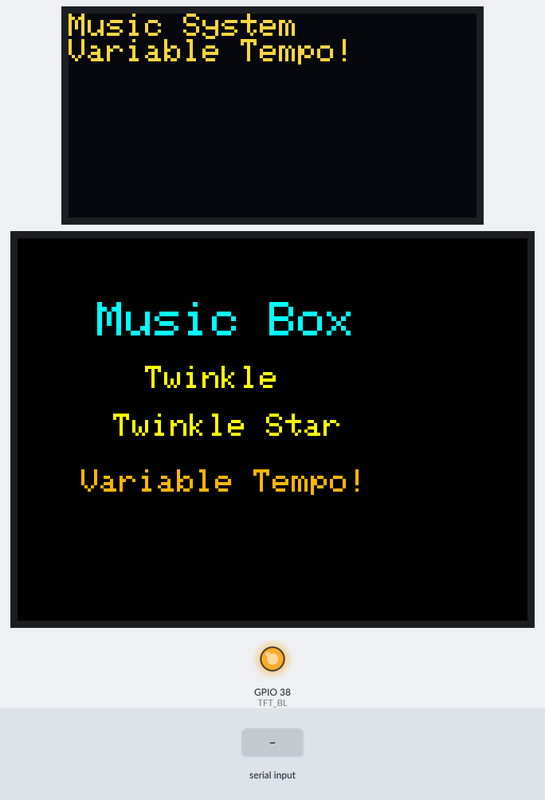
Recording of a sketch running on a simulated ESP32-S3. Shown: 128×64 one-colour display, 320×240 colour display, output pins drawn as LEDs (lit = HIGH). The test bench sets the inputs (shaded band). The OLED is the two-colour kind (top 16 rows yellow); I2S audio is not simulated (input reads silence); what the sketch prints to the serial monitor is not drawn.

Above: at 1.4 s.
At 7.1 s:
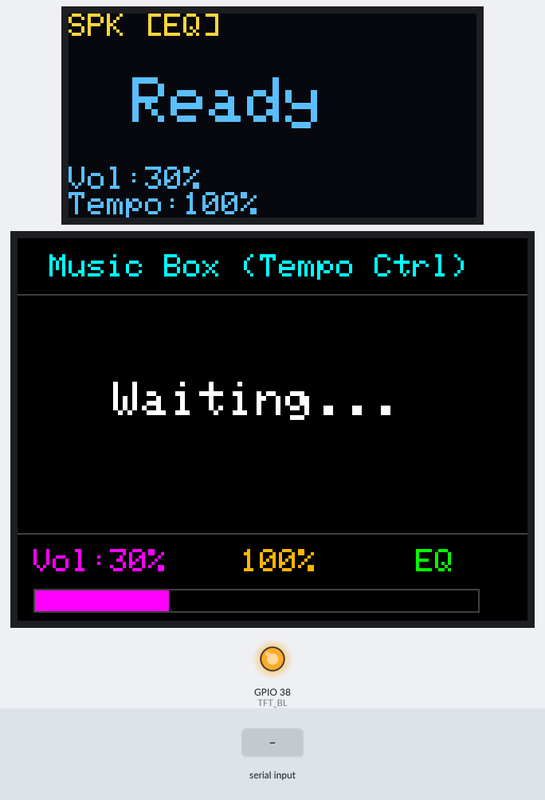
7.2 s: "star\n" received over Serial
At 7.8 s:
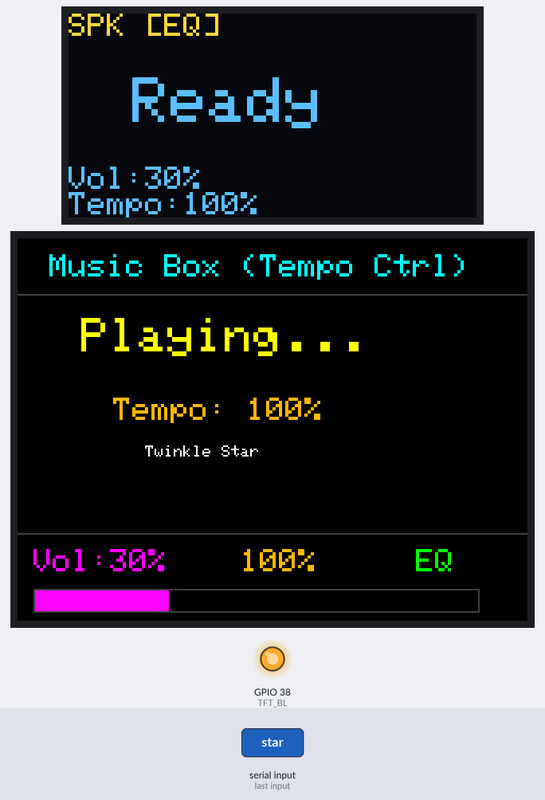
Timing chart, 0 to 10.2 s (numbered marks = the images above; inputs shaded):
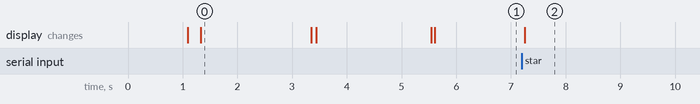

The sketch:

ESP32-S3_MAX98357A___________.ino
```cpp
/*
 * ESP32-S3 MAX98357A喇叭測試程式 (可調速度版)
 *
 * 硬體接線:
 * === MAX98357A 喇叭 ===
 * DIN  (SD)  -> GPIO7   ⭐ I2S Data
 * BCLK (BCK) -> GPIO15  ⭐ I2S Bit Clock
 * LRC  (WS)  -> GPIO16  ⭐ I2S Left/Right Clock
 * VIN        -> 5V
 * GND        -> GND
 *
 * === OLED (SSD1306 128x64) ===
 * SDA -> GPIO41
 * SCL -> GPIO42
 *
 * === TFT LCD (ILI9341 240x320) ===
 * CS   -> GPIO45
 * DC   -> GPIO47
 * RST  -> GPIO21
 * MOSI -> GPIO20
 * SCK  -> GPIO19
 * BL   -> GPIO38
 *
 * === UART指令 ===
 * play <freq> <duration>  - 播放指定頻率和時長
 * play <note>             - 播放音符 (C4, D4, E4, F4, G4, A4, B4, C5...)
 * vol <0-100>             - 設定音量 (0-100%)
 * tempo <50-400>          - 設定速度 (50%-400%) ⚡ 新增!
 * eq <on/off>             - 開關等響度補償
 * star                    - 播放小星星 (兩句) ⭐
 * stop                    - 停止播放
 * test                    - 播放測試音階
 * beep                    - 播放提示音
 * help                    - 顯示指令說明
 */

#include <driver/i2s.h>
#include <Wire.h>
#include <SPI.h>
#include <Adafruit_GFX.h>
#include <Adafruit_SSD1306.h>
#include <Adafruit_ILI9341.h>
#include <math.h>

// ===== OLED設定 =====
#define SCREEN_WIDTH 128
#define SCREEN_HEIGHT 64
#define OLED_RESET -1
#define SCREEN_ADDRESS 0x3C
#define I2C_SDA 41
#define I2C_SCL 42

Adafruit_SSD1306 oled(SCREEN_WIDTH, SCREEN_HEIGHT, &Wire, OLED_RESET);

// ===== TFT LCD設定 =====
#define TFT_CS   45
#define TFT_DC   47
#define TFT_RST  21
#define TFT_MOSI 20
#define TFT_SCK  19
#define TFT_BL   38

Adafruit_ILI9341 tft = Adafruit_ILI9341(TFT_CS, TFT_DC, TFT_MOSI, TFT_SCK, TFT_RST);

// ===== I2S喇叭設定 =====
#define SPK_DIN   7
#define SPK_BCLK  15
#define SPK_LRC   16
#define I2S_PORT  I2S_NUM_0

// ===== 音訊參數 =====
#define SAMPLE_RATE 44100
#define BUFFER_SIZE 1024

bool oledOK = false;
bool tftOK = false;
bool speakerOK = false;
bool isPlaying = false;
bool equalizerEnabled = true;
bool skipDisplayUpdate = false;

float volume = 0.3;
float tempo = 1.0;  // 🎵 新增: 速度倍率 (1.0 = 100% = 正常速度)
int currentFreq = 0;
String currentNote = "---";

// 音符頻率對照表
struct Note {
  String name;
  int freq;
};

Note noteTable[] = {
  {"C3", 131}, {"D3", 147}, {"E3", 165}, {"F3", 175}, {"G3", 196}, {"A3", 220}, {"B3", 247},
  {"C4", 262}, {"D4", 294}, {"E4", 330}, {"F4", 349}, {"G4", 392}, {"A4", 440}, {"B4", 494},
  {"C5", 523}, {"D5", 587}, {"E5", 659}, {"F5", 698}, {"G5", 784}, {"A5", 880}, {"B5", 988},
  {"C6", 1047}, {"D6", 1175}, {"E6", 1319}, {"F6", 1397}, {"G6", 1568}, {"A6", 1760}, {"B6", 1976}
};

// 🎵 小星星旋律定義 (基準時長,會根據tempo調整)
struct MusicNote {
  String name;
  int freq;
  int baseDuration;  // 基準時長 (ms)
};

MusicNote twinkleStar[] = {
  {"C4", 262, 500}, {"C4", 262, 500}, {"G4", 392, 500}, {"G4", 392, 500},
  {"A4", 440, 500}, {"A4", 440, 500}, {"G4", 392, 1000},
  {"F4", 349, 500}, {"F4", 349, 500}, {"E4", 330, 500}, {"E4", 330, 500},
  {"D4", 294, 500}, {"D4", 294, 500}, {"C4", 262, 1000}
};

// TFT顏色定義
#define COLOR_BG       0x0000
#define COLOR_TEXT     0xFFFF
#define COLOR_TITLE    0x07FF
#define COLOR_NOTE     0xFFE0
#define COLOR_FREQ     0x07E0
#define COLOR_VOL      0xF81F
#define COLOR_EQ       0x07E0
#define COLOR_TEMPO    0xFDA0
#define COLOR_STAR     0xFFE0
#define COLOR_GRID     0x4208

void setup() {
  Serial.begin(115200);
  delay(1000);

  Serial.println("\n╔════════════════════════════════════════╗");
  Serial.println("║  ESP32-S3 喇叭音樂播放系統 ⭐        ║");
  Serial.println("║      (可調速度版)  🎵⚡              ║");
  Serial.println("╚════════════════════════════════════════╝\n");

  Serial.println("📌 喇叭接線:");
  Serial.println("   DIN  (Data)  -> GPIO7");
  Serial.println("   BCLK (Clock) -> GPIO15");
  Serial.println("   LRC  (WS)    -> GPIO16\n");

  // ===== 初始化TFT背光 =====
  pinMode(TFT_BL, OUTPUT);
  digitalWrite(TFT_BL, HIGH);
  Serial.println("✅ TFT背光已開啟");

  // ===== 初始化I2C (OLED) =====
  Wire.begin(I2C_SDA, I2C_SCL);
  Wire.setClock(400000);

  Serial.print("初始化OLED... ");
  if(oled.begin(SSD1306_SWITCHCAPVCC, SCREEN_ADDRESS)) {
    Serial.println("✅ 成功");
    oledOK = true;
    oled.clearDisplay();
    oled.setTextSize(1);
    oled.setTextColor(SSD1306_WHITE);
    oled.setCursor(0, 0);
    oled.println("Music System");
    oled.println("Variable Tempo!");
    oled.display();
  } else {
    Serial.println("❌ 失敗");
  }

  // ===== 初始化TFT LCD =====
  Serial.print("初始化TFT LCD... ");
  tft.begin();
  tft.setRotation(3);
  tft.fillScreen(COLOR_BG);
  tft.setSPISpeed(80000000);
  tftOK = true;
  Serial.println("✅ 成功 (80MHz)");

  // TFT歡迎畫面
  tft.setTextColor(COLOR_TITLE);
  tft.setTextSize(3);
  tft.setCursor(50, 40);
  tft.println("Music Box");

  tft.setTextColor(COLOR_STAR);
  tft.setTextSize(2);
  tft.setCursor(80, 80);
  tft.println("Twinkle");
  tft.setCursor(60, 110);
  tft.println("Twinkle Star");

  tft.setTextColor(COLOR_TEMPO);
  tft.setTextSize(2);
  tft.setCursor(40, 145);
  tft.println("Variable Tempo!");

  delay(2000);

  // ===== 初始化I2S喇叭 =====
  Serial.print("初始化I2S喇叭... ");
  if(initI2S()) {
    Serial.println("✅ 成功");
    speakerOK = true;

    if(oledOK) {
      oled.clearDisplay();
      oled.setTextSize(2);
      oled.setCursor(5, 10);
      oled.println("Speaker");
      oled.setCursor(20, 30);
      oled.println("Ready!");
      oled.setTextSize(1);
      oled.setCursor(5, 50);
      oled.println("Tempo: 100%");
      oled.display();
    }

    if(tftOK) {
      tft.fillScreen(COLOR_BG);
      tft.setTextColor(COLOR_TITLE);
      tft.setTextSize(3);
      tft.setCursor(40, 70);
      tft.println("Speaker Ready!");
      tft.setTextColor(COLOR_TEXT);
      tft.setTextSize(2);
      tft.setCursor(20, 120);
      tft.println("Type 'star' to play");
      tft.setCursor(10, 145);
      tft.println("'tempo 200' = 2x speed");
    }

    delay(2000);

    if(tftOK) {
      drawTFTLayout();
    }

  } else {
    Serial.println("❌ 失敗");
    if(tftOK) {
      tft.fillScreen(COLOR_BG);
      tft.setTextColor(0xF800);
      tft.setTextSize(2);
      tft.setCursor(20, 100);
      tft.println("SPEAKER INIT FAILED!");
    }
    while(1) delay(1000);
  }

  printHelp();
  updateDisplay();
}

void loop() {
  if(Serial.available()) {
    String cmd = Serial.readStringUntil('\n');
    cmd.trim();
    processCommand(cmd);
  }

  delay(10);
}

bool initI2S() {
  i2s_config_t i2s_config = {
    .mode = (i2s_mode_t)(I2S_MODE_MASTER | I2S_MODE_TX),
    .sample_rate = SAMPLE_RATE,
    .bits_per_sample = I2S_BITS_PER_SAMPLE_16BIT,
    .channel_format = I2S_CHANNEL_FMT_RIGHT_LEFT,
    .communication_format = I2S_COMM_FORMAT_STAND_I2S,
    .intr_alloc_flags = ESP_INTR_FLAG_LEVEL1,
    .dma_buf_count = 8,
    .dma_buf_len = 1024,
    .use_apll = false,
    .tx_desc_auto_clear = true,
    .fixed_mclk = 0
  };

  i2s_pin_config_t pin_config = {
    .bck_io_num = SPK_BCLK,
    .ws_io_num = SPK_LRC,
    .data_out_num = SPK_DIN,
    .data_in_num = I2S_PIN_NO_CHANGE
  };

  esp_err_t err = i2s_driver_install(I2S_PORT, &i2s_config, 0, NULL);
  if (err != ESP_OK) {
    Serial.printf("❌ I2S驅動安裝失敗: %d\n", err);
    return false;
  }

  err = i2s_set_pin(I2S_PORT, &pin_config);
  if (err != ESP_OK) {
    Serial.printf("❌ I2S腳位設定失敗: %d\n", err);
    return false;
  }

  Serial.println("   ✓ BCLK: GPIO15");
  Serial.println("   ✓ LRC:  GPIO16");
  Serial.println("   ✓ DIN:  GPIO7");

  i2s_zero_dma_buffer(I2S_PORT);

  return true;
}

float getEqualLoudnessGain(int frequency) {
  if(!equalizerEnabled) return 1.0;

  float freq = (float)frequency;
  float gain = 1.0;

  if(freq < 200) {
    gain = 2.5 - (freq / 200.0) * 1.2;
  }
  else if(freq < 500) {
    gain = 1.3 - (freq - 200) / 300.0 * 0.3;
  }
  else if(freq < 1000) {
    gain = 1.0 + (1000 - freq) / 500.0 * 0.3;
  }
  else if(freq < 4000) {
    gain = 1.0;
  }
  else if(freq < 8000) {
    gain = 1.0 + (freq - 4000) / 4000.0 * 0.2;
  }
  else {
    gain = 1.2 + (freq - 8000) / 8000.0 * 0.3;
    if(gain > 1.8) gain = 1.8;
  }

  return gain;
}

void processCommand(String cmd) {
  cmd.toLowerCase();

  Serial.println("\n>>> " + cmd);

  if(cmd.startsWith("play ")) {
    String param = cmd.substring(5);
    param.trim();

    bool isNote = false;
    for(int i = 0; i < sizeof(noteTable)/sizeof(Note); i++) {
      String noteName = noteTable[i].name;
      noteName.toLowerCase();
      if(param == noteName) {
        playTone(noteTable[i].freq, 1000);
        currentNote = noteTable[i].name;
        currentFreq = noteTable[i].freq;
        isNote = true;
        float eqGain = getEqualLoudnessGain(noteTable[i].freq);
        Serial.printf("🔊 播放音符: %s (%d Hz) [EQ: %.2fx]\n",
                      noteTable[i].name.c_str(), noteTable[i].freq, eqGain);
        break;
      }
    }

    if(!isNote) {
      int spaceIndex = param.indexOf(' ');
      if(spaceIndex > 0) {
        int freq = param.substring(0, spaceIndex).toInt();
        int duration = param.substring(spaceIndex + 1).toInt();

        if(freq > 0 && duration > 0) {
          playTone(freq, duration);
          currentNote = "---";
          currentFreq = freq;
          float eqGain = getEqualLoudnessGain(freq);
          Serial.printf("🔊 播放: %d Hz, %d ms [EQ: %.2fx]\n", freq, duration, eqGain);
        } else {
          Serial.println("❌ 參數錯誤! 格式: play <freq> <duration>");
        }
      } else {
        Serial.println("❌ 參數錯誤! 格式: play <freq> <duration> 或 play <note>");
      }
    }

    updateDisplay();
  }
  else if(cmd.startsWith("vol ")) {
    int vol = cmd.substring(4).toInt();
    if(vol >= 0 && vol <= 100) {
      volume = vol / 100.0;
      Serial.printf("🔊 音量設定為: %d%%\n", vol);
      updateDisplay();
    } else {
      Serial.println("❌ 音量範圍: 0-100");
    }
  }
  else if(cmd.startsWith("tempo ")) {
    int tempoPercent = cmd.substring(6).toInt();
    if(tempoPercent >= 50 && tempoPercent <= 400) {
      tempo = tempoPercent / 100.0;
      Serial.printf("🎵 速度設定為: %d%% (%.2fx)\n", tempoPercent, tempo);

      // 顯示預期時長
      float expectedTime = 7.5 / tempo;  // 基準7.5秒
      Serial.printf("   預期播放時長: %.2f 秒\n", expectedTime);

      updateDisplay();
    } else {
      Serial.println("❌ 速度範圍: 50-400 (50%~400%)");
      Serial.println("   50  = 0.5x (慢速)");
      Serial.println("   100 = 1.0x (正常)");
      Serial.println("   200 = 2.0x (2倍速)");
      Serial.println("   400 = 4.0x (4倍速)");
    }
  }
  else if(cmd.startsWith("eq ")) {
    String param = cmd.substring(3);
    param.trim();
    if(param == "on") {
      equalizerEnabled = true;
      Serial.println("✅ 等響度補償: 開啟");
    } else if(param == "off") {
      equalizerEnabled = false;
      Serial.println("⚠️  等響度補償: 關閉");
    } else {
      Serial.println("❌ 參數錯誤! 使用: eq on 或 eq off");
    }
    updateDisplay();
  }
  else if(cmd == "star") {
    playTwinkleStar();
  }
  else if(cmd == "stop") {
    i2s_zero_dma_buffer(I2S_PORT);
    isPlaying = false;
    Serial.println("⏹️  停止播放");
    updateDisplay();
  }
  else if(cmd == "test") {
    Serial.println("🎵 播放測試音階...");
    int testFreqs[] = {262, 294, 330, 349, 392, 440, 494, 523};
    String testNotes[] = {"C4", "D4", "E4", "F4", "G4", "A4", "B4", "C5"};

    for(int i = 0; i < 8; i++) {
      currentNote = testNotes[i];
      currentFreq = testFreqs[i];
      float eqGain = getEqualLoudnessGain(testFreqs[i]);
      Serial.printf("  %s (%d Hz) [EQ: %.2fx]\n", testNotes[i].c_str(), testFreqs[i], eqGain);
      updateDisplay();
      playTone(testFreqs[i], 400);
      delay(100);
    }
    Serial.println("✅ 測試完成");
  }
  else if(cmd == "beep") {
    Serial.println("🔔 Beep!");
    playTone(1000, 100);
    delay(50);
    playTone(1000, 100);
  }
  else if(cmd == "help") {
    printHelp();
  }
  else {
    Serial.println("❌ 未知指令! 輸入 'help' 查看說明");
  }

  Serial.println();
}

// 🎵 播放小星星 (根據tempo調整速度)
void playTwinkleStar() {
  Serial.println("\n⭐ 播放小星星...\n");
  Serial.printf("🎵 當前速度: %.0f%% (%.2fx)\n", tempo * 100, tempo);
  Serial.println("♪ 一閃一閃亮晶晶");
  Serial.println("♪ 滿天都是小星星\n");

  if(tftOK) {
    tft.fillRect(0, 40, 320, 145, COLOR_BG);
    tft.setTextColor(COLOR_STAR);
    tft.setTextSize(3);
    tft.setCursor(40, 50);
    tft.println("Playing...");

    tft.setTextColor(COLOR_TEMPO);
    tft.setTextSize(2);
    tft.setCursor(60, 100);
    tft.printf("Tempo: %.0f%%", tempo * 100);

    tft.setTextColor(COLOR_TEXT);
    tft.setTextSize(1);
    tft.setCursor(80, 130);
    tft.println("Twinkle Star");
  }

  skipDisplayUpdate = true;

  int noteCount = sizeof(twinkleStar) / sizeof(MusicNote);
  unsigned long startTime = millis();

  for(int i = 0; i < noteCount; i++) {
    currentNote = twinkleStar[i].name;
    currentFreq = twinkleStar[i].freq;

    // 🎵 根據tempo調整時長
    int adjustedDuration = (int)(twinkleStar[i].baseDuration / tempo);

    Serial.printf("  [%2d] %s (%4d Hz) - %d ms (原:%d ms)\n",
                  i+1, currentNote.c_str(), currentFreq,
                  adjustedDuration, twinkleStar[i].baseDuration);

    playTone(currentFreq, adjustedDuration);
  }

  unsigned long endTime = millis();
  float totalTime = (endTime - startTime) / 1000.0;

  Serial.printf("\n✅ 播放完成! ⭐ (實際時長: %.2f 秒)\n\n", totalTime);

  skipDisplayUpdate = false;

  currentNote = "---";
  currentFreq = 0;
  updateDisplay();
}

void playTone(int frequency, int duration_ms) {
  if(!speakerOK) return;

  isPlaying = true;

  float eqGain = getEqualLoudnessGain(frequency);
  float adjustedVolume = volume * eqGain;

  if(adjustedVolume > 1.0) adjustedVolume = 1.0;

  int samples = (SAMPLE_RATE * duration_ms) / 1000;
  int16_t *buffer = (int16_t*)malloc(BUFFER_SIZE * sizeof(int16_t) * 2);

  if(buffer == NULL) {
    Serial.println("❌ 記憶體分配失敗!");
    isPlaying = false;
    return;
  }

  int samplesWritten = 0;

  while(samplesWritten < samples) {
    int samplesToWrite = min(BUFFER_SIZE, samples - samplesWritten);

    for(int i = 0; i < samplesToWrite; i++) {
      float t = (float)(samplesWritten + i) / SAMPLE_RATE;
      float wave = sin(2.0 * PI * frequency * t);

      float envelope = 1.0;
      if(samplesWritten + i < SAMPLE_RATE / 20) {
        envelope = (float)(samplesWritten + i) / (SAMPLE_RATE / 20);
      } else if(samplesWritten + i > samples - SAMPLE_RATE / 20) {
        envelope = (float)(samples - samplesWritten - i) / (SAMPLE_RATE / 20);
      }

      int16_t sample = (int16_t)(wave * 32767 * adjustedVolume * envelope);

      buffer[i * 2] = sample;
      buffer[i * 2 + 1] = sample;
    }

    size_t bytesWritten;
    i2s_write(I2S_PORT, buffer, samplesToWrite * sizeof(int16_t) * 2, &bytesWritten, portMAX_DELAY);

    samplesWritten += samplesToWrite;
  }

  free(buffer);
  isPlaying = false;
}

void updateDisplay() {
  if(skipDisplayUpdate) return;

  // 更新OLED
  if(oledOK) {
    oled.clearDisplay();
    oled.setTextSize(1);
    oled.setTextColor(SSD1306_WHITE);
    oled.setCursor(0, 0);
    oled.print("SPK ");
    oled.print(equalizerEnabled ? "[EQ]" : "");

    if(isPlaying) {
      oled.setTextSize(2);
      oled.setCursor(30, 15);
      oled.println(currentNote);

      oled.setTextSize(1);
      oled.setCursor(20, 38);
      oled.printf("%d Hz", currentFreq);
    } else {
      oled.setTextSize(2);
      oled.setCursor(20, 20);
      oled.println("Ready");
    }

    oled.setTextSize(1);
    oled.setCursor(0, 48);
    oled.printf("Vol:%d%%", (int)(volume * 100));
    oled.setCursor(0, 56);
    oled.printf("Tempo:%.0f%%", tempo * 100);

    oled.display();
  }

  // 更新TFT
  if(tftOK) {
    tft.fillRect(0, 40, 320, 145, COLOR_BG);

    if(isPlaying) {
      tft.setTextColor(COLOR_NOTE);
      tft.setTextSize(6);
      tft.setCursor(80, 60);
      tft.println(currentNote);

      tft.setTextColor(COLOR_FREQ);
      tft.setTextSize(3);
      tft.setCursor(80, 130);
      tft.printf("%d Hz", currentFreq);

      if(equalizerEnabled) {
        float eqGain = getEqualLoudnessGain(currentFreq);
        tft.setTextSize(1);
        tft.setCursor(120, 165);
        tft.printf("EQ:%.2fx", eqGain);
      }
    } else {
      tft.setTextColor(COLOR_TEXT);
      tft.setTextSize(3);
      tft.setCursor(60, 90);
      tft.println("Waiting...");
    }

    // 底部資訊
    tft.fillRect(10, 190, 300, 50, COLOR_BG);

    // 音量
    tft.setTextColor(COLOR_VOL);
    tft.setTextSize(2);
    tft.setCursor(10, 195);
    tft.printf("Vol:%d%%", (int)(volume * 100));

    // Tempo
    tft.setTextColor(COLOR_TEMPO);
    tft.setCursor(140, 195);
    tft.printf("%.0f%%", tempo * 100);

    // EQ狀態
    tft.setTextColor(equalizerEnabled ? COLOR_EQ : COLOR_GRID);
    tft.setCursor(250, 195);
    tft.printf("EQ");

    // 音量條
    int barWidth = (int)(volume * 280);
    tft.drawRect(10, 220, 280, 15, COLOR_GRID);
    if(barWidth > 0) {
      tft.fillRect(11, 221, barWidth, 13, COLOR_VOL);
    }
  }
}

void drawTFTLayout() {
  tft.fillScreen(COLOR_BG);

  tft.setTextColor(COLOR_TITLE);
  tft.setTextSize(2);
  tft.setCursor(20, 10);
  tft.println("Music Box (Tempo Ctrl)");

  tft.drawFastHLine(0, 35, 320, COLOR_GRID);
  tft.drawFastHLine(0, 185, 320, COLOR_GRID);

  updateDisplay();
}

void printHelp() {
  Serial.println("\n╔══════════════════════════════════════════════╗");
  Serial.println("║      UART 指令說明 (可調速度) 🎵⚡          ║");
  Serial.println("╠══════════════════════════════════════════════╣");
  Serial.println("║ play <freq> <duration>                       ║");
  Serial.println("║   播放指定頻率(Hz)和時長(ms)                 ║");
  Serial.println("║   範例: play 440 1000                        ║");
  Serial.println("║                                              ║");
  Serial.println("║ play <note>                                  ║");
  Serial.println("║   播放音符 (C3~B6)                           ║");
  Serial.println("║   範例: play C4, play A4, play G5            ║");
  Serial.println("║                                              ║");
  Serial.println("║ vol <0-100>                                  ║");
  Serial.println("║   設定音量百分比                             ║");
  Serial.println("║   範例: vol 50                               ║");
  Serial.println("║                                              ║");
  Serial.println("║ tempo <50-400> ⚡ 新增!                     ║");
  Serial.println("║   設定播放速度 (50%-400%)                    ║");
  Serial.println("║   範例:                                      ║");
  Serial.println("║     tempo 50  -> 0.5x (慢速)                ║");
  Serial.println("║     tempo 100 -> 1.0x (正常)                ║");
  Serial.println("║     tempo 200 -> 2.0x (2倍速)               ║");
  Serial.println("║     tempo 400 -> 4.0x (4倍速)               ║");
  Serial.println("║                                              ║");
  Serial.println("║ eq <on/off>                                  ║");
  Serial.println("║   開關等響度補償                             ║");
  Serial.println("║   範例: eq on, eq off                        ║");
  Serial.println("║                                              ║");
  Serial.println("║ star ⭐                                      ║");
  Serial.println("║   播放小星星 (兩句)                          ║");
  Serial.println("║   會根據tempo自動調整速度!                   ║");
  Serial.println("║                                              ║");
  Serial.println("║ stop                                         ║");
  Serial.println("║   停止播放                                   ║");
  Serial.println("║                                              ║");
  Serial.println("║ test                                         ║");
  Serial.println("║   播放測試音階                               ║");
  Serial.println("║                                              ║");
  Serial.println("║ beep                                         ║");
  Serial.println("║   播放提示音                                 ║");
  Serial.println("║                                              ║");
  Serial.println("║ help                                         ║");
  Serial.println("║   顯示此說明                                 ║");
  Serial.println("╚══════════════════════════════════════════════╝");
  Serial.printf("\n當前設定:\n");
  Serial.printf("  音量: %d%%\n", (int)(volume * 100));
  Serial.printf("  速度: %.0f%% (%.2fx)\n", tempo * 100, tempo);
  Serial.printf("  等響度補償: %s\n", equalizerEnabled ? "開啟 ✅" : "關閉 ⚠️");
  Serial.println("\n準備就緒,請輸入指令...\n");
}
```

Measured:
- after the input at 7.2 s, the display: changes after 0.06 s (image 2)
- what the display in image 0 shows lasts 2.1 s, from 1.3 s to 3.4 s
